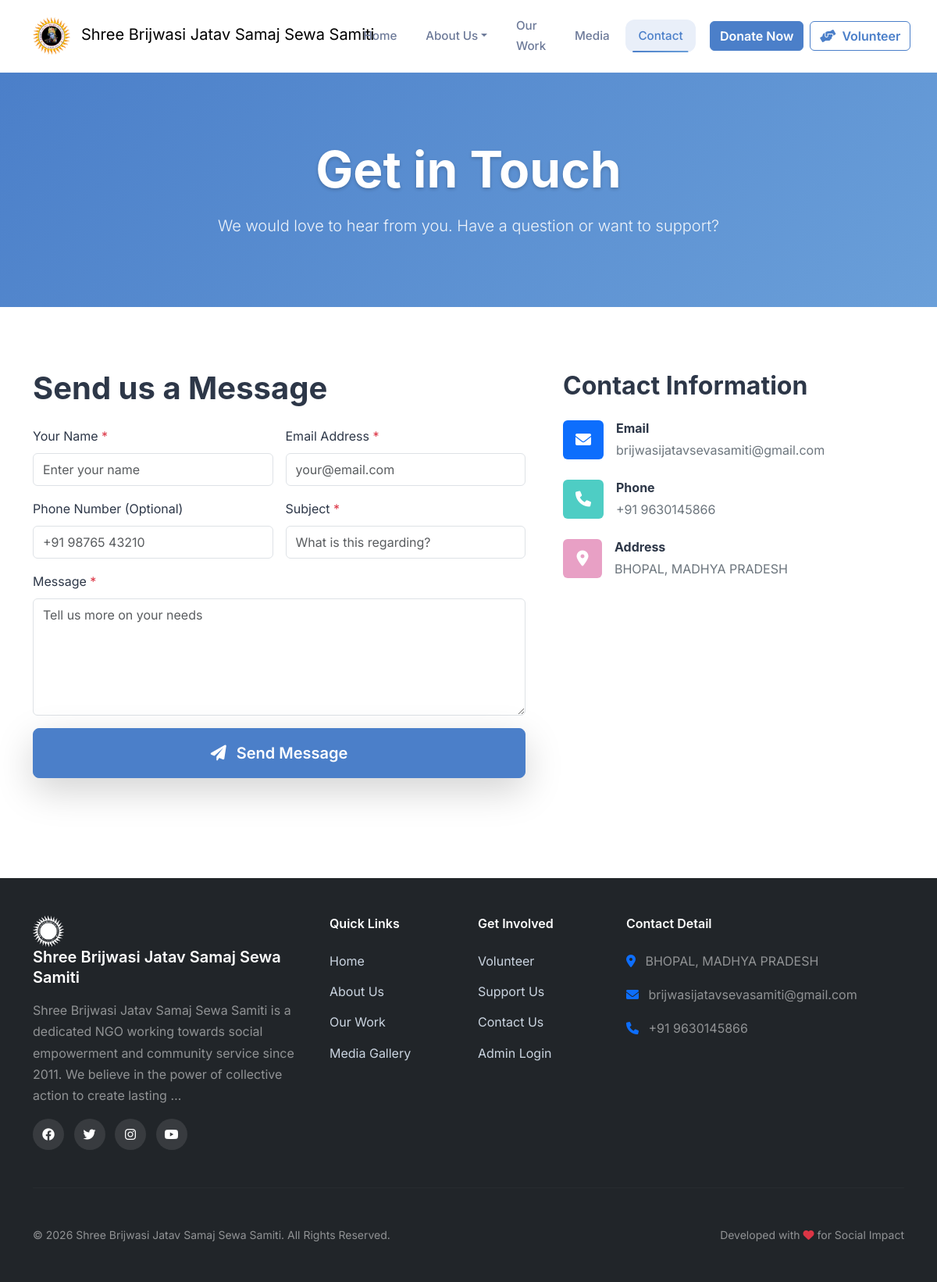
Page /contact/ on the committed database.
### main/models.py (models this page shows, shortened)
class SiteSettings(models.Model):
    about_overview = models.TextField(default='')
    mission_statement = models.TextField(default='')
    vision_statement = models.TextField(default='')
    achievements_summary = models.TextField(default='')
    total_beneficiaries = models.IntegerField(default=0)
    total_projects = models.IntegerField(default=0)
    established_year = models.IntegerField(default=2020)
    registration_number = models.CharField(max_length=100, blank=True)
    homepage_hero_title = models.CharField(max_length=200, default='Shree Brijwasi Jatav Samaj Sewa Samiti')
    homepage_hero_subtitle = models.CharField(max_length=300, default='Journey of Empowerment and Impact')
    donation_appeal_text = models.TextField(default='Your contribution helps us make a difference')
    volunteer_appeal_text = models.TextField(default='Join our team of dedicated volunteers')
    footer_about_text = models.TextField(default='')
    contact_email = models.EmailField(blank=True, help_text="Primary contact email displayed on site")
    contact_phone = models.CharField(max_length=20, blank=True, help_text="Primary contact phone number")
    contact_address = models.CharField(max_length=300, blank=True, help_text="Physical address of the organization")
    social_media_links = models.JSONField(default=dict, blank=True, help_text="JSON object with social media URLs, e.g. {'facebook':'...','twitter':'...'}")
    donation_upi_vpa = models.CharField(max_length=100, blank=True, help_text="UPI ID to override PAYMENT_CONFIG for donations")
    meta_description = models.CharField(max_length=160, blank=True)
    meta_keywords = models.CharField(max_length=300, blank=True)
    updated_at = models.DateTimeField(auto_now=True)
    updated_by = models.ForeignKey(User, on_delete=models.SET_NULL, null=True, blank=True)
    class Meta:
        verbose_name = "Site Settings"
        verbose_name_plural = "Site Settings"

### main/views.py (the view)
# urls.py: path('contact/', views.contact_view, name='contact'),
def contact_view(request):
    if request.method == 'POST':
        name = request.POST.get('name')
        email = request.POST.get('email')
        phone = request.POST.get('phone', '')
        subject = request.POST.get('subject')
        message_text = request.POST.get('message')
        x_forwarded_for = request.META.get('HTTP_X_FORWARDED_FOR')
        if x_forwarded_for:
            ip_address = x_forwarded_for.split(',')[0]
        else:
            ip_address = request.META.get('REMOTE_ADDR')
        submission = ContactSubmission.objects.create(
            name=name,
            email=email,
            phone=phone,
            subject=subject,
            message=message_text,
            ip_address=ip_address
        )
        logger.info(f"Contact form submitted by {email} from IP {ip_address}")
        from django.core.mail import send_mail
        send_mail(
            f'New Contact Form Submission: {subject}',
            f'''New contact form submission from {name}

Email: {email}
Phone: {phone}
Subject: {subject}

Message:
{message_text}''',
            settings.DEFAULT_FROM_EMAIL,
            [settings.SITE_CONFIG['CONTACT_EMAIL']],
            fail_silently=True,
        )
        submission.send_auto_reply()
        messages.success(request, 'Thank you for contacting us! We will respond shortly.')
        return redirect('contact')
    context = {
        'page_title': 'Contact Us',
    }
    return render(request, 'contact.html', context)

### templates/contact.html (shortened to what this page needs)
{% extends 'base.html' %}
{% block content %}
<section class="page-hero">
    <div class="container text-center text-white">
        <h1 class="display-3 fw-bold mb-3">Get in Touch</h1>
        <p class="lead mb-0">We would love to hear from you. Have a question or want to support?</p>
    </div>
</section>
<section class="section">
    <div class="container">
        <div class="row g-5">
            <div class="col-lg-7">
                <h2 class="display-6 fw-bold mb-4">Send us a Message</h2>
                <form method="post" class="contact-form">
                    <div class="row g-3">
                        <div class="col-md-6">
                            <label for="name" class="form-label">Your Name <span class="text-danger">*</span></label>
                            <input type="text" class="form-control py-2" id="name" name="name"
                                placeholder="Enter your name" required>
                        </div>
                        <div class="col-md-6">
                            <label for="email" class="form-label">Email Address <span class="text-danger">*</span></label>
                            <input type="email" class="form-control py-2" id="email" name="email"
                                placeholder="your@email.com" required>
                        </div>
                        <div class="col-md-6">
                            <label for="phone" class="form-label">Phone Number (Optional)</label>
                            <input type="tel" class="form-control py-2" id="phone" name="phone"
                                placeholder="+91 98765 43210">
                        </div>
                        <div class="col-md-6">
                            <label for="subject" class="form-label">Subject <span class="text-danger">*</span></label>
                            <input type="text" class="form-control py-2" id="subject" name="subject"
                                placeholder="What is this regarding?" required>
                        </div>
                        <div class="col-12">
                            <label for="message" class="form-label">Message <span class="text-danger">*</span></label>
                            <textarea class="form-control py-2" id="message" name="message"
                                placeholder="Tell us more on your needs" style="height: 150px" required></textarea>
                        </div>
                        <div class="col-12">
                            <button type="submit" class="btn btn-primary btn-lg w-100 py-3 shadow-lg">
                                <i class="fas fa-paper-plane me-2"></i> Send Message
                            </button>
                        </div>
                    </div>
                </form>
            </div>
            <div class="col-lg-5">
                <h3 class="fw-bold mb-4">Contact Information</h3>
                <div class="contact-info-list">
                    <div class="contact-info-item mb-4 d-flex align-items-start">
                        <div class="contact-icon-box bg-primary text-white rounded-2 me-3 p-3" style="min-width: 50px; height: 50px; display: flex; align-items: center; justify-content: center;">
                            <i class="fas fa-envelope fs-5"></i>
                        </div>
                        <div>
                            <h6 class="fw-bold mb-1">Email</h6>
                            <p class="text-secondary mb-0">{{ SITE_CONFIG.CONTACT_EMAIL }}</p>
                        </div>
                    </div>
                    <div class="contact-info-item mb-4 d-flex align-items-start">
                        <div class="contact-icon-box bg-info text-white rounded-2 me-3 p-3" style="min-width: 50px; height: 50px; display: flex; align-items: center; justify-content: center; background: #4ECDC4 !important;">
                            <i class="fas fa-phone fs-5"></i>
                        </div>
                        <div>
                            <h6 class="fw-bold mb-1">Phone</h6>
                            <p class="text-secondary mb-0">{{ SITE_CONFIG.CONTACT_PHONE }}</p>
                        </div>
                    </div>
                    <div class="contact-info-item d-flex align-items-start">
                        <div class="contact-icon-box text-white rounded-2 me-3 p-3" style="min-width: 50px; height: 50px; display: flex; align-items: center; justify-content: center; background: #E8A0C5 !important;">
                            <i class="fas fa-map-marker-alt fs-5"></i>
                        </div>
                        <div>
                            <h6 class="fw-bold mb-1">Address</h6>
                            <p class="text-secondary mb-0">{{ SITE_CONFIG.CONTACT_ADDRESS }}</p>
                        </div>
                    </div>
                </div>
            </div>
        </div>
    </div>
</section>
{% endblock %}

### templates/base.html (shortened to what this page needs)
<!DOCTYPE html>
<html lang="en">
{% load static %}
<head>
    <link rel="stylesheet" href="https://cdnjs.cloudflare.com/ajax/libs/font-awesome/6.0.0/css/all.min.css">
    <link href="https://cdn.jsdelivr.net/npm/bootstrap@5.3.0/dist/css/bootstrap.min.css" rel="stylesheet">
    <link rel="stylesheet" href="{% static 'css/styles.css' %}">
</head>
<body>
    <nav class="navbar navbar-expand-lg sticky-top">
        <div class="container">
            <a class="navbar-brand" href="{% url 'home' %}">
                            <img src="{% static SITE_CONFIG.LOGO_PATH %}" alt="{{ SITE_CONFIG.SITE_NAME }}" class="logo-img">
                <span class="ms-2 d-none d-sm-inline-block">{{ SITE_CONFIG.SITE_NAME }}</span>
            </a>
            <div class="collapse navbar-collapse" id="navMain">
                <ul class="navbar-nav ms-auto mb-2 mb-lg-0 align-items-center">
                    <li class="nav-item">
                        <a class="nav-link {% if current_path == '/' %}active{% endif %}"
                            href="{% url 'home' %}">Home</a>
                    </li>
                    <li class="nav-item dropdown">
                        <a class="nav-link dropdown-toggle {% if 'about' in current_path %}active{% endif %}" href="#"
                            data-bs-toggle="dropdown">About Us</a>
                    </li>
                    <li class="nav-item">
                        <a class="nav-link {% if 'our-work' in current_path %}active{% endif %}"
                            href="{% url 'our_work' %}">Our Work</a>
                    </li>
                    <li class="nav-item">
                        <a class="nav-link {% if 'media' in current_path %}active{% endif %}"
                            href="{% url 'media' %}">Media</a>
                    </li>
                    <li class="nav-item">
                        <a class="nav-link {% if 'contact' in current_path %}active{% endif %}"
                            href="{% url 'contact' %}">Contact</a>
                    </li>
                    <li class="nav-item ms-lg-3 d-flex gap-2">
                        <a class="btn btn-primary" href="{% url 'donate' %}" style="white-space: nowrap;">Donate Now</a>
                        <a class="btn btn-outline-primary" href="{% url 'volunteer' %}" style="white-space: nowrap; border-color: #4B7FC9; color: #4B7FC9; font-weight: 600;">
                            <i class="fas fa-hands-helping me-1"></i> Volunteer
                        </a>
                    </li>
                </ul>
            </div>
        </div>
    </nav>
    <main>
        {% block content %}{% endblock %}
    </main>
    <footer class="footer bg-dark text-white py-5 mt-5">
        <div class="container">
            <div class="row g-4">
                <div class="col-lg-4">
                    <div class="footer-logo mb-3">
                        <img src="{% static SITE_CONFIG.LOGO_PATH %}" alt="{{ SITE_CONFIG.SITE_NAME }}"
                            class="logo-img me-2" style="max-height: 50px; filter: brightness(0) invert(1);">
                        <h5 class="d-inline-block align-middle mb-0 text-white">{{ SITE_CONFIG.SITE_NAME }}</h5>
                    </div>
                    <p class="text-white-50">
                        {% if site_settings.footer_about_text %}
                        {{ site_settings.footer_about_text|truncatewords:30 }}
                        {% else %}
                        {{ SITE_CONFIG.SITE_DESCRIPTION }}
                        {% endif %}
                    </p>
                    <div class="social-links mt-3">
                        {% if SITE_CONFIG.SOCIAL_MEDIA.facebook %}
                        <a href="{{ SITE_CONFIG.SOCIAL_MEDIA.facebook }}" target="_blank" class="social-link"><i
                                class="fab fa-facebook"></i></a>
                        {% endif %}
                        {% if SITE_CONFIG.SOCIAL_MEDIA.twitter %}
                        <a href="{{ SITE_CONFIG.SOCIAL_MEDIA.twitter }}" target="_blank" class="social-link"><i
                                class="fab fa-twitter"></i></a>
                        {% endif %}
                        {% if SITE_CONFIG.SOCIAL_MEDIA.instagram %}
                        <a href="{{ SITE_CONFIG.SOCIAL_MEDIA.instagram }}" target="_blank" class="social-link"><i
                                class="fab fa-instagram"></i></a>
                        {% endif %}
                        {% if SITE_CONFIG.SOCIAL_MEDIA.youtube %}
                        <a href="{{ SITE_CONFIG.SOCIAL_MEDIA.youtube }}" target="_blank" class="social-link"><i
                                class="fab fa-youtube"></i></a>
                        {% endif %}
                    </div>
                </div>
                <div class="col-lg-2 col-md-4">
                    <h6 class="mb-4">Quick Links</h6>
                    <ul class="list-unstyled footer-links">
                        <li><a href="{% url 'home' %}">Home</a></li>
                        <li><a href="{% url 'about_overview' %}">About Us</a></li>
                        <li><a href="{% url 'our_work' %}">Our Work</a></li>
                        <li><a href="{% url 'media' %}">Media Gallery</a></li>
                    </ul>
                </div>
                <div class="col-lg-2 col-md-4">
                    <h6 class="mb-4">Get Involved</h6>
                    <ul class="list-unstyled footer-links">
                        <li><a href="{% url 'volunteer' %}">Volunteer</a></li>
                        <li><a href="{% url 'donate' %}">Support Us</a></li>
                        <li><a href="{% url 'contact' %}">Contact Us</a></li>
                        <li><a href="http://127.0.0.1:8000/admin/" target="_blank">Admin Login</a></li>
                    </ul>
                </div>
                <div class="col-lg-4 col-md-4">
                    <h6 class="mb-4">Contact Detail</h6>
                    <ul class="list-unstyled text-white-50 footer-contact">
                        <li class="mb-3">
                            <i class="fas fa-map-marker-alt me-2 text-primary"></i>
                            {{ SITE_CONFIG.CONTACT_ADDRESS }}
                        </li>
                        <li class="mb-3">
                            <i class="fas fa-envelope me-2 text-primary"></i>
                            {{ SITE_CONFIG.CONTACT_EMAIL }}
                        </li>
                        <li class="mb-3">
                            <i class="fas fa-phone me-2 text-primary"></i>
                            {{ SITE_CONFIG.CONTACT_PHONE }}
                        </li>
                    </ul>
                </div>
            </div>
            <hr class="my-5 border-white-10">
            <div class="row align-items-center">
                <div class="col-md-6 text-center text-md-start">
                    <p class="mb-0 text-white-50 small">&copy; {% now "Y" %} {{ SITE_CONFIG.SITE_NAME }}. All Rights
                        Reserved.</p>
                </div>
                <div class="col-md-6 text-center text-md-end mt-3 mt-md-0">
                    <p class="mb-0 text-white-50 small">Developed with <i class="fas fa-heart text-danger"></i> for
                        Social Impact</p>
                </div>
            </div>
        </div>
    </footer>
</body>
</html>

### rows in the picture
SiteSettings: SITE_NAME "Shree Brijwasi Jatav Samaj Sewa Samiti", CONTACT_EMAIL "brijwasijatavsevasamiti@gmail.com", CONTACT_PHONE "+91 9630145866", CONTACT_ADDRESS "BHOPAL, MADHYA PRADESH", footer_about_text "Shree Brijwasi Jatav Samaj Sewa Samiti is a dedicated NGO working towards social empowerment and community service since 2011. We believe in the power of collective action to create lasting …"
